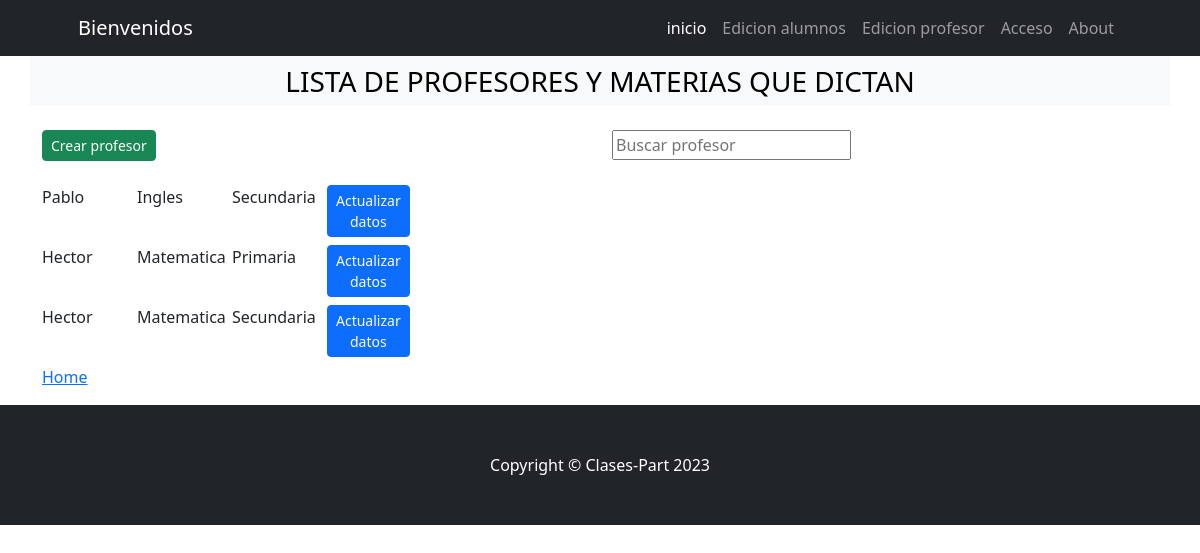
The page /profesor_materia/profesor_materia/list/ on the database its author committed.
### profesor_materia/models.py (models this page shows, shortened)
class profesor_materia(models.Model):
    profesor = models.ForeignKey(modelosProf.profesor, on_delete= models.SET_NULL, null= "True", blank= "True")
    materia = models.ForeignKey(modelosMat.materia, on_delete= models.SET_NULL, null= "True", blank= "True")
    nivel = models.ForeignKey(modelosnivel.nivel, on_delete= models.SET_NULL, null= "True", blank= "True", )

### profesor/models.py (models this page shows, shortened)
class profesor (models.Model):
    nombre = models.CharField(max_length = 20)
    titulo = models.CharField(max_length = 100)
    contacto = models.EmailField()

### materia/models.py (models this page shows, shortened)
class materia (models.Model):
    descripcion = models.CharField(max_length= 30)

### nivel/models.py (models this page shows, shortened)
class nivel(models.Model):
    descripcion = models.CharField(max_length=40)

### profesor_materia/views.py (the view)
# urls.py: path("profesor_materia/list/", views.profesorList.as_view(), name="profesor_materia_list"),
class profesorList(ListView):
    model = models.profesor_materia
    def get_queryset(self):
        if self.request.GET.get("buscar"):
            consulta = self.request.GET.get("buscar")
            object_list = models.profesor_materia.objects.filter(nombre__icontains=consulta)
        else:
            object_list = models.profesor_materia.objects.all()
        return object_list

### profesor_materia/templates/profesor_materia/profesor_materia_list.html (shortened to what this page needs)
{% extends 'base.html' %}
{% block title %}
    Lista de profesores y materias que dictan
{% endblock title %}
{% block content %}
<div class="row mb-4">
    <div class="col-6">
        <a href="{% url 'profesor_materia:profesor_materia_create' %}" class="btn btn-success btn-sm ">Crear profesor</a>
    </div>
    <div class="col-6">
        <form action="" method="get">
            <input type="text" name="buscar" placeholder="Buscar profesor">
        </form>
    </div>
</div>
{% for profesor_materia in object_list %}
    <div class="row mb-2">
        <div class="col-1">
            {% if profesor_materia.profesor.nombre %}
                {{ profesor_materia.profesor.nombre }}
            {% endif %}
        </div>
        <div class="col-1">
            {{ profesor_materia.materia.descripcion }}
        </div>
        <div class="col-1">
            {{ profesor_materia.nivel.descripcion }}
        </div>
        <div class="col-1">
            <a href="{% url 'profesor_materia:profesor_materia_update' profesor_materia.id %}" class="btn btn-primary btn-sm">Actualizar datos</a>
        </div>
    </div>
{% endfor %}
<p><a href=" {% url 'home:index' %} " >    Home </a></p>
{% endblock content %}

### home/templates/base.html (shortened to what this page needs)
{% load static %}
<!DOCTYPE html>
<html lang="es">
    <head>
        <link href="{% static 'css/styles.css' %}" rel="stylesheet" />
    </head>
    <body>
        {% include 'home/navbar.html' %}
        <div class="container m-auto ">
            <div class="row align-items-center mb-2">
                <div class="mb-3 fs-3 text-bg-light text-center text-uppercase p-1">
                    {% block title %}
                    {% endblock title %}
                </div>
            </div>
            {% block content %}
            {% endblock content %}
        </div>
        {% include 'home/footer.html' %}
    </body>
</html>

### home/templates/home/navbar.html (shortened to what this page needs)
<nav class="navbar navbar-expand-lg navbar-dark bg-dark">
    <div class="container px-5">
        <a class="navbar-brand" href="#!">Bienvenidos</a>
        <div class="collapse navbar-collapse" id="navbarSupportedContent">
            <ul class="navbar-nav ms-auto mb-2 mb-lg-0">
                <li class="nav-item"><a class="nav-link active" aria-current="page" href="{% url 'home:index' %}">inicio</a></li>
                <li class="nav-item"><a class="nav-link" href={% url 'alumno:index' %}> Edicion alumnos</a></li>
                <li class="nav-item"><a class="nav-link" href={% url 'profesor:index' %}> Edicion profesor</a></li>
                <li class="nav-item"><a class= "nav-link" href="{% url 'profesor_materia:profesor_materia_list' %}" > Acceso</a></li>
                <li class="nav-item"><a class="nav-link" href="#!">About</a></li>
            </ul>
        </div>
    </div>
</nav>

### home/templates/home/footer.html
 <footer class="py-5 bg-dark">
    <div class="container px-4 px-lg-5"><p class="m-0 text-center text-white">Copyright &copy; Clases-Part 2023</p></div>
</footer>

### rows shown on the page
profesor_materia: profesor.nombre "Pablo", materia.descripcion "Ingles", nivel.descripcion "Secundaria"
profesor_materia: profesor.nombre "Hector", materia.descripcion "Matematica", nivel.descripcion "Primaria"
profesor_materia: profesor.nombre "Hector", materia.descripcion "Matematica", nivel.descripcion "Secundaria"
